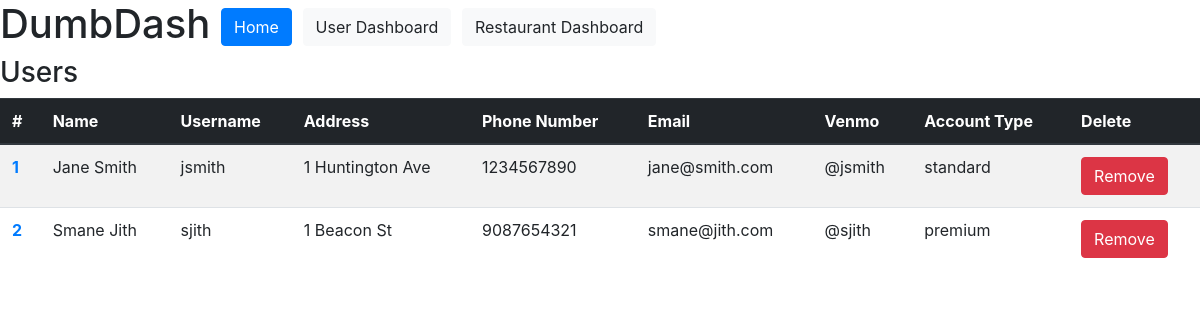
/users, run on an earlier commit of the app's database.
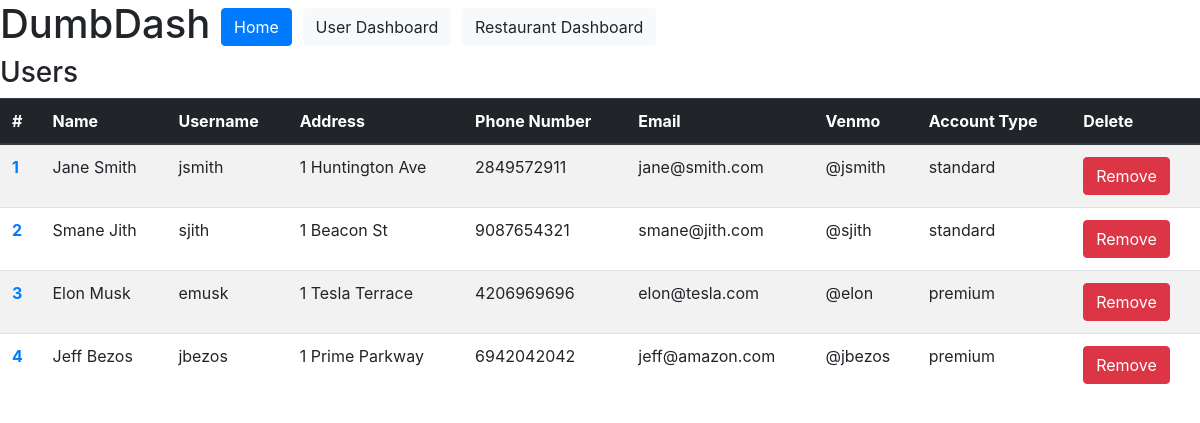
And on a later commit of the database.
### dumbdash/models.py (models this page shows)
class Users(models.Model):
    first_name = models.CharField(max_length=200)
    last_name = models.CharField(max_length=200)
    username = models.CharField(max_length=200)
    password = models.CharField(max_length=200)
    address = models.CharField(max_length=200)
    venmo = models.CharField(max_length=200)
    phone_number = models.BigIntegerField()
    email = models.EmailField()
    account_type = models.ForeignKey(Types, on_delete=models.DO_NOTHING)

class Types(models.Model):
    account_type = models.CharField(max_length=200)

### dumbdash/views.py (the view)
# urls.py: path("users", views.users_index, name="users"),
@csrf_exempt
def users_index(request):
    if request.method == 'POST':
        if request.POST.get('intent') == "rm":
            user = Users.objects.get(pk=request.POST.get('id'))
            user.delete()
    users = Users.objects.all()
    context = {
        'users': users
    }
    return render(request, 'users_index.html', context)

### dumbdash/templates/users_index.html (shortened to what this page needs)
{% extends "base.html" %}
{% load static %}
{% block page_content %}
<h3>Users</h3>
<table class="table table-striped">
    <thead class="thead-dark">
        <th scope="col">#</th>
        <th scope="col">Name</th>
        <th scope="col">Username</th>
        <th scope="col">Address</th>
        <th scope="col">Phone Number</th>
        <th scope="col">Email</th>
        <th scope="col">Venmo</th>
        <th scope="col">Account Type</th>
        <th scope="col">Delete</th>
    </thead>
    <tbody>
        {% for user in users %}
            <form action="" method="post">
                <tr>
                    <th scope="row">
                        <a href="{% url 'user_detail' user.pk %}">
                            {{ user.id }}
                        </a>
                    </th>
                    <td>{{ user.first_name }} {{ user.last_name }}</td>
                    <td>{{ user.username }}</td>
                    <td>{{ user.address }}</td>
                    <td>{{ user.phone_number }}</td>
                    <td>{{ user.email }}</td>
                    <td>{{ user.venmo }}</td>
                    <td>{{ user.account_type.account_type }}</td>
                    <td>
                            <button type="submit" class="btn btn-danger" name="intent" value="rm">Remove</button>
                    </td>
                </tr>
            </form>
        {% endfor %}
    </tbody>
</table>
{% endblock %}

What changed in the data, as far as the page shows it:
changed Users "Jane": phone_number "1234567890" → "2849572911"
changed Users "Smane": account_type.account_type "premium" → "standard"
added Users: id "3", first_name "Elon", last_name "Musk", username "emusk", address "1 Tesla Terrace", phone_number "4206969696", email "elon@tesla.com", venmo "@elon", account_type.account_type "premium"
added Users: id "4", first_name "Jeff", last_name "Bezos", username "jbezos", address "1 Prime Parkway", phone_number "6942042042", email "jeff@amazon.com", venmo "@jbezos", account_type.account_type "premium"
